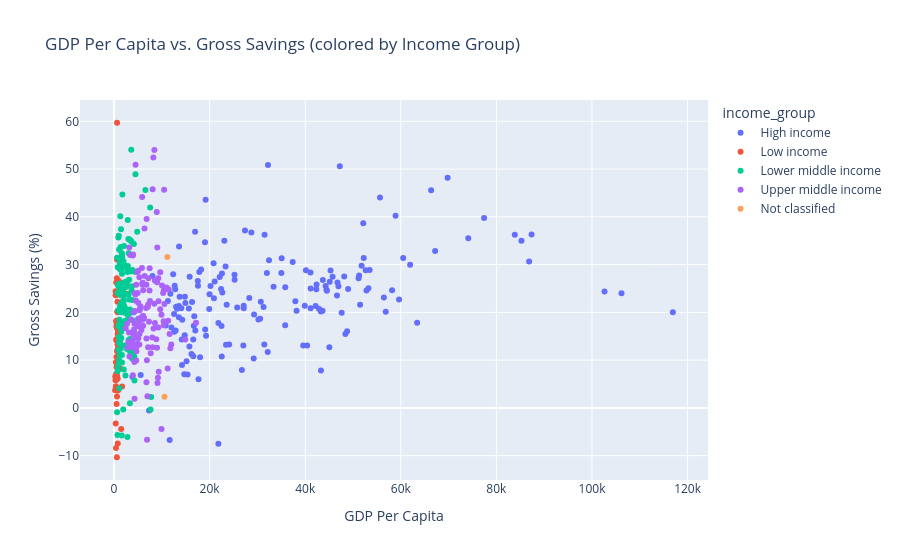

Here is the notebook cell this chart was saved with:
### Markdown cell above
### Adding interactive elements

### Code cell
# Create an interactive scatter plot
px.scatter(economies, x='gdp_percapita', y='gross_savings', color='income_group',
           hover_name='country', title='GDP Per Capita vs. Gross Savings (colored by Income Group)',
           labels={'gdp_percapita': 'GDP Per Capita', 'gross_savings': 'Gross Savings (%)'})

# Add hover, zoom, and selection tools

### Figure 1 — Plotly figure (JSON) as saved in the notebook; plotly's stock layout.template omitted (floating-point values rounded to 4 significant figures; data arrays with more than 128 entries replaced by an {"elided": "..."} marker saying what was removed)
{"data": [{"hovertemplate": "<b>%{hovertext}</b><br><br>income_group=High income<br>GDP Per Capita=%{x}<br>Gross Savings (%)=%{y}<extra></extra>", "hovertext": {"elided": "180 str values"}, "legendgroup": "High income", "marker": {"color": "#636efa", "symbol": "circle"}, "mode": "markers", "name": "High income", "orientation": "v", "showlegend": true, "type": "scatter", "x": {"elided": "180 float values"}, "xaxis": "x", "y": {"elided": "180 float values"}, "yaxis": "y"}, {"hovertemplate": "<b>%{hovertext}</b><br><br>income_group=Low income<br>GDP Per Capita=%{x}<br>Gross Savings (%)=%{y}<extra></extra>", "hovertext": ["Afghanistan", "Afghanistan", "Afghanistan", "Burundi", "Burundi", "Burundi", "Burkina Faso", "Burkina Faso", "Burkina Faso", "Central African Republic", "Central African Republic", "Central African Republic", "Congo, The Democratic Republic of the", "Congo, The Democratic Republic of the", "Congo, The Democratic Republic of the", "Eritrea", "Eritrea", "Eritrea", "Ethiopia", "Ethiopia", "Ethiopia", "Gambia", "Gambia", "Gambia", "Guinea-Bissau", "Guinea-Bissau", "Guinea-Bissau", "Liberia", "Liberia", "Liberia", "Madagascar", "Madagascar", "Madagascar", "Mali", "Mali", "Mali", "Mozambique", "Mozambique", "Mozambique", "Malawi", "Malawi", "Malawi", "Niger", "Niger", "Niger", "Rwanda", "Rwanda", "Rwanda", "Sudan", "Sudan", "Sudan", "Sierra Leone", "Sierra Leone", "Sierra Leone", "Somalia", "Somalia", "Somalia", "Syria", "Syria", "Syria", "Chad", "Chad", "Chad", "Togo", "Togo", "Togo", "Uganda", "Uganda", "Uganda", "Yemen", "Yemen", "Yemen"], "legendgroup": "Low income", "marker": {"color": "#EF553B", "symbol": "circle"}, "mode": "markers", "name": "Low income", "orientation": "v", "showlegend": true, "type": "scatter", "x": [631.5, 711.3, 580.8, 231.5, 304.2, 253.6, 648.4, 653.4, 791.0, 492.1, 377.5, 489.9, 326.7, 490.7, 540.5, 501.4, 603.2, 588.3, 324.3, 702.8, 994.2, 860.6, 649.5, 790.8, 644.3, 707.9, 789.9, 543.4, 746.2, 646.3, 472.0, 467.2, 501.8, 733.7, 773.9, 897.3, 469.5, 570.1, 449.6, 442.8, 353.5, 406.6, 476.1, 484.2, 565.9, 614.8, 759.8, 819.0, 1637.0, 1679.0, 775.0, 401.8, 592.9, 526.5, NaN, 310.5, 327.0, 2807.0, NaN, NaN, 895.4, 776.1, 654.0, 721.0, 770.4, 904.7, 808.7, 773.3, 912.4, 1267.0, 1501.0, 620.2], "xaxis": "x", "y": [59.7, 22.22, 27.13, 3.688, 5.768, 6.593, 20.19, 11.86, 20.03, 4.218, 4.508, 10.66, 23.57, 14.1, 6.852, 7.167, 31.05, 17.61, 24.41, 31.41, 26.55, 3.757, 3.65, 12.33, 11.96, 16.8, 14.45, NaN, NaN, NaN, 18.08, 14.37, 8.546, 13.31, 15.44, 16.32, 7.111, 3.835, 5.92, 26.25, -3.248, -8.412, 18.23, 17.02, 17.52, 6.677, 6.175, 3.768, 17.73, 4.491, -7.469, 9.548, -10.33, 0.815, NaN, NaN, NaN, 23.84, NaN, NaN, 25.87, 13.12, 16.61, 12.0, 15.6, 17.11, 16.25, 18.15, 18.2, 8.25, -4.439, 2.362], "yaxis": "y"}, {"hovertemplate": "<b>%{hovertext}</b><br><br>income_group=Lower middle income<br>GDP Per Capita=%{x}<br>Gross Savings (%)=%{y}<extra></extra>", "hovertext": {"elided": "159 str values"}, "legendgroup": "Lower middle income", "marker": {"color": "#00cc96", "symbol": "circle"}, "mode": "markers", "name": "Lower middle income", "orientation": "v", "showlegend": true, "type": "scatter", "x": {"elided": "159 float values"}, "xaxis": "x", "y": {"elided": "159 float values"}, "yaxis": "y"}, {"hovertemplate": "<b>%{hovertext}</b><br><br>income_group=Upper middle income<br>GDP Per Capita=%{x}<br>Gross Savings (%)=%{y}<extra></extra>", "hovertext": {"elided": "147 str values"}, "legendgroup": "Upper middle income", "marker": {"color": "#ab63fa", "symbol": "circle"}, "mode": "markers", "name": "Upper middle income", "orientation": "v", "showlegend": true, "type": "scatter", "x": {"elided": "147 float values"}, "xaxis": "x", "y": {"elided": "147 float values"}, "yaxis": "y"}, {"hovertemplate": "<b>%{hovertext}</b><br><br>income_group=Not classified<br>GDP Per Capita=%{x}<br>Gross Savings (%)=%{y}<extra></extra>", "hovertext": ["Venezuela", "Venezuela", "Venezuela"], "legendgroup": "Not classified", "marker": {"color": "#FFA15A", "symbol": "circle"}, "mode": "markers", "name": "Not classified", "orientation": "v", "showlegend": true, "type": "scatter", "x": [11160.0, 10570.0, 1691.0], "xaxis": "x", "y": [31.59, 2.352, NaN], "yaxis": "y"}], "layout": {"legend": {"title": {"text": "income_group"}, "tracegroupgap": 0}, "title": {"text": "GDP Per Capita vs. Gross Savings (colored by Income Group)"}, "xaxis": {"anchor": "y", "domain": [0, 1], "title": {"text": "GDP Per Capita"}}, "yaxis": {"anchor": "x", "domain": [0, 1], "title": {"text": "Gross Savings (%)"}}}}
